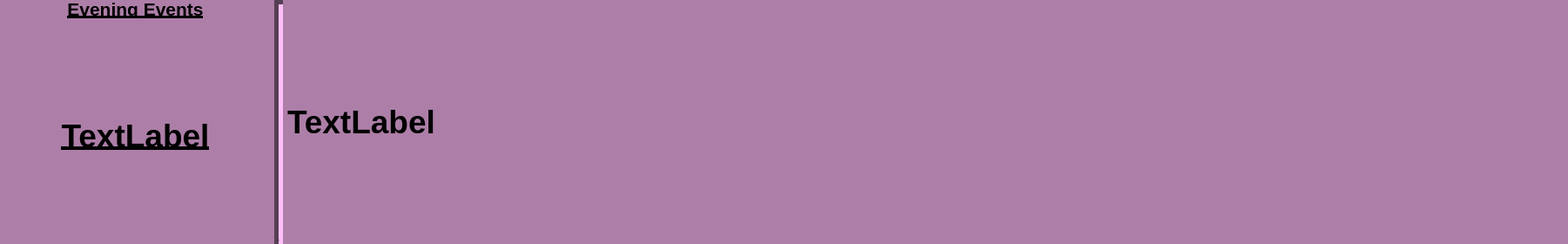
   <widget class="QWidget" name="evening_widget" native="true">
    <property name="geometry">
     <rect>
      <x>0</x>
      <y>670</y>
      <width>1801</width>
      <height>280</height>
     </rect>
    </property>
    <property name="palette">
     <palette>
      <active>
       <colorrole role="WindowText">
        <brush brushstyle="SolidPattern">
         <color alpha="255">
          <red>0</red>
          <green>0</green>
          <blue>0</blue>
         </color>
        </brush>
       </colorrole>
       <colorrole role="Button">
        <brush brushstyle="SolidPattern">
         <color alpha="255">
          <red>173</red>
          <green>127</green>
          <blue>168</blue>
         </color>
        </brush>
       </colorrole>
       <colorrole role="Light">
        <brush brushstyle="SolidPattern">
         <color alpha="255">
          <red>255</red>
          <green>192</green>
          <blue>249</blue>
         </color>
        </brush>
       </colorrole>
       <colorrole role="Midlight">
        <brush brushstyle="SolidPattern">
         <color alpha="255">
          <red>214</red>
          <green>159</green>
          <blue>208</blue>
         </color>
        </brush>
       </colorrole>
       <colorrole role="Dark">
        <brush brushstyle="SolidPattern">
         <color alpha="255">
          <red>86</red>
          <green>63</green>
          <blue>84</blue>
         </color>
        </brush>
       </colorrole>
       <colorrole role="Mid">
        <brush brushstyle="SolidPattern">
         <color alpha="255">
          <red>115</red>
          <green>84</green>
          <blue>112</blue>
         </color>
        </brush>
       </colorrole>
       <colorrole role="Text">
        <brush brushstyle="SolidPattern">
         <color alpha="255">
          <red>0</red>
          <green>0</green>
          <blue>0</blue>
         </color>
        </brush>
       </colorrole>
       <colorrole role="BrightText">
        <brush brushstyle="SolidPattern">
         <color alpha="255">
          <red>255</red>
          <green>255</green>
          <blue>255</blue>
         </color>
        </brush>
       </colorrole>
       <colorrole role="ButtonText">
        <brush brushstyle="SolidPattern">
         <color alpha="255">
          <red>0</red>
          <green>0</green>
          <blue>0</blue>
         </color>
        </brush>
       </colorrole>
       <colorrole role="Base">
        <brush brushstyle="SolidPattern">
         <color alpha="255">
          <red>255</red>
          <green>255</green>
          <blue>255</blue>
         </color>
        </brush>
       </colorrole>
       <colorrole role="Window">
        <brush brushstyle="SolidPattern">
         <color alpha="255">
          <red>173</red>
          <green>127</green>
          <blue>168</blue>
         </color>
        </brush>
       </colorrole>
       <colorrole role="Shadow">
        <brush brushstyle="SolidPattern">
         <color alpha="255">
          <red>0</red>
          <green>0</green>
          <blue>0</blue>
         </color>
        </brush>
       </colorrole>
       <colorrole role="AlternateBase">
        <brush brushstyle="SolidPattern">
         <color alpha="255">
          <red>214</red>
          <green>191</green>
          <blue>211</blue>
         </color>
        </brush>
       </colorrole>
       <colorrole role="ToolTipBase">
        <brush brushstyle="SolidPattern">
         <color alpha="255">
          <red>255</red>
          <green>255</green>
          <blue>220</blue>
         </color>
        </brush>
       </colorrole>
       <colorrole role="ToolTipText">
        <brush brushstyle="SolidPattern">
         <color alpha="255">
          <red>0</red>
          <green>0</green>
          <blue>0</blue>
         </color>
        </brush>
       </colorrole>
       <colorrole role="PlaceholderText">
        <brush brushstyle="SolidPattern">
         <color alpha="128">
          <red>0</red>
          <green>0</green>
          <blue>0</blue>
         </color>
        </brush>
       </colorrole>
      </active>
      <inactive>
       <colorrole role="WindowText">
        <brush brushstyle="SolidPattern">
         <color alpha="255">
          <red>0</red>
          <green>0</green>
          <blue>0</blue>
         </color>
        </brush>
       </colorrole>
       <colorrole role="Button">
        <brush brushstyle="SolidPattern">
         <color alpha="255">
          <red>173</red>
          <green>127</green>
          <blue>168</blue>
         </color>
        </brush>
       </colorrole>
       <colorrole role="Light">
        <brush brushstyle="SolidPattern">
         <color alpha="255">
          <red>255</red>
          <green>192</green>
          <blue>249</blue>
         </color>
        </brush>
       </colorrole>
       <colorrole role="Midlight">
        <brush brushstyle="SolidPattern">
         <color alpha="255">
          <red>214</red>
          <green>159</green>
          <blue>208</blue>
         </color>
        </brush>
       </colorrole>
       <colorrole role="Dark">
        <brush brushstyle="SolidPattern">
         <color alpha="255">
          <red>86</red>
          <green>63</green>
          <blue>84</blue>
         </color>
        </brush>
       </colorrole>
       <colorrole role="Mid">
        <brush brushstyle="SolidPattern">
         <color alpha="255">
          <red>115</red>
          <green>84</green>
          <blue>112</blue>
         </color>
        </brush>
       </colorrole>
       <colorrole role="Text">
        <brush brushstyle="SolidPattern">
         <color alpha="255">
          <red>0</red>
          <green>0</green>
          <blue>0</blue>
         </color>
        </brush>
       </colorrole>
       <colorrole role="BrightText">
        <brush brushstyle="SolidPattern">
         <color alpha="255">
          <red>255</red>
          <green>255</green>
          <blue>255</blue>
         </color>
        </brush>
       </colorrole>
       <colorrole role="ButtonText">
        <brush brushstyle="SolidPattern">
         <color alpha="255">
          <red>0</red>
          <green>0</green>
          <blue>0</blue>
         </color>
        </brush>
       </colorrole>
       <colorrole role="Base">
        <brush brushstyle="SolidPattern">
         <color alpha="255">
          <red>255</red>
          <green>255</green>
          <blue>255</blue>
         </color>
        </brush>
       </colorrole>
       <colorrole role="Window">
        <brush brushstyle="SolidPattern">
         <color alpha="255">
          <red>173</red>
          <green>127</green>
          <blue>168</blue>
         </color>
        </brush>
       </colorrole>
       <colorrole role="Shadow">
        <brush brushstyle="SolidPattern">
         <color alpha="255">
          <red>0</red>
          <green>0</green>
          <blue>0</blue>
         </color>
        </brush>
       </colorrole>
       <colorrole role="AlternateBase">
        <brush brushstyle="SolidPattern">
         <color alpha="255">
          <red>214</red>
          <green>191</green>
          <blue>211</blue>
         </color>
        </brush>
       </colorrole>
       <colorrole role="ToolTipBase">
        <brush brushstyle="SolidPattern">
         <color alpha="255">
          <red>255</red>
          <green>255</green>
          <blue>220</blue>
         </color>
        </brush>
       </colorrole>
       <colorrole role="ToolTipText">
        <brush brushstyle="SolidPattern">
         <color alpha="255">
          <red>0</red>
          <green>0</green>
          <blue>0</blue>
         </color>
        </brush>
       </colorrole>
       <colorrole role="PlaceholderText">
        <brush brushstyle="SolidPattern">
         <color alpha="128">
          <red>0</red>
          <green>0</green>
          <blue>0</blue>
         </color>
        </brush>
       </colorrole>
      </inactive>
      <disabled>
       <colorrole role="WindowText">
        <brush brushstyle="SolidPattern">
         <color alpha="255">
          <red>86</red>
          <green>63</green>
          <blue>84</blue>
         </color>
        </brush>
       </colorrole>
       <colorrole role="Button">
        <brush brushstyle="SolidPattern">
         <color alpha="255">
          <red>173</red>
          <green>127</green>
          <blue>168</blue>
         </color>
        </brush>
       </colorrole>
       <colorrole role="Light">
        <brush brushstyle="SolidPattern">
         <color alpha="255">
          <red>255</red>
          <green>192</green>
          <blue>249</blue>
         </color>
        </brush>
       </colorrole>
       <colorrole role="Midlight">
        <brush brushstyle="SolidPattern">
         <color alpha="255">
          <red>214</red>
          <green>159</green>
          <blue>208</blue>
         </color>
        </brush>
       </colorrole>
       <colorrole role="Dark">
        <brush brushstyle="SolidPattern">
         <color alpha="255">
          <red>86</red>
          <green>63</green>
          <blue>84</blue>
         </color>
        </brush>
       </colorrole>
       <colorrole role="Mid">
        <brush brushstyle="SolidPattern">
         <color alpha="255">
          <red>115</red>
          <green>84</green>
          <blue>112</blue>
         </color>
        </brush>
       </colorrole>
       <colorrole role="Text">
        <brush brushstyle="SolidPattern">
         <color alpha="255">
          <red>86</red>
          <green>63</green>
          <blue>84</blue>
         </color>
        </brush>
       </colorrole>
       <colorrole role="BrightText">
        <brush brushstyle="SolidPattern">
         <color alpha="255">
          <red>255</red>
          <green>255</green>
          <blue>255</blue>
         </color>
        </brush>
       </colorrole>
       <colorrole role="ButtonText">
        <brush brushstyle="SolidPattern">
         <color alpha="255">
          <red>86</red>
          <green>63</green>
          <blue>84</blue>
         </color>
        </brush>
       </colorrole>
       <colorrole role="Base">
        <brush brushstyle="SolidPattern">
         <color alpha="255">
          <red>173</red>
          <green>127</green>
          <blue>168</blue>
         </color>
        </brush>
       </colorrole>
       <colorrole role="Window">
        <brush brushstyle="SolidPattern">
         <color alpha="255">
          <red>173</red>
          <green>127</green>
          <blue>168</blue>
         </color>
        </brush>
       </colorrole>
       <colorrole role="Shadow">
        <brush brushstyle="SolidPattern">
         <color alpha="255">
          <red>0</red>
          <green>0</green>
          <blue>0</blue>
         </color>
        </brush>
       </colorrole>
       <colorrole role="AlternateBase">
        <brush brushstyle="SolidPattern">
         <color alpha="255">
          <red>173</red>
          <green>127</green>
          <blue>168</blue>
         </color>
        </brush>
       </colorrole>
       <colorrole role="ToolTipBase">
        <brush brushstyle="SolidPattern">
         <color alpha="255">
          <red>255</red>
          <green>255</green>
          <blue>220</blue>
         </color>
        </brush>
       </colorrole>
       <colorrole role="ToolTipText">
        <brush brushstyle="SolidPattern">
         <color alpha="255">
          <red>0</red>
          <green>0</green>
          <blue>0</blue>
         </color>
        </brush>
       </colorrole>
       <colorrole role="PlaceholderText">
        <brush brushstyle="SolidPattern">
         <color alpha="128">
          <red>0</red>
          <green>0</green>
          <blue>0</blue>
         </color>
        </brush>
       </colorrole>
      </disabled>
     </palette>
    </property>
    <property name="autoFillBackground">
     <bool>true</bool>
    </property>
    <widget class="QLabel" name="evening_time_label">
     <property name="geometry">
      <rect>
       <x>0</x>
       <y>30</y>
       <width>311</width>
       <height>251</height>
      </rect>
     </property>
     <property name="font">
      <font>
       <pointsize>28</pointsize>
       <weight>75</weight>
       <bold>true</bold>
       <underline>true</underline>
      </font>
     </property>
     <property name="text">
      <string>TextLabel</string>
     </property>
     <property name="alignment">
      <set>Qt::AlignCenter</set>
     </property>
    </widget>
    <widget class="QLabel" name="evening_event_label">
     <property name="geometry">
      <rect>
       <x>330</x>
       <y>0</y>
       <width>1465</width>
       <height>280</height>
      </rect>
     </property>
     <property name="font">
      <font>
       <pointsize>28</pointsize>
       <weight>75</weight>
       <bold>true</bold>
      </font>
     </property>
     <property name="text">
      <string>TextLabel</string>
     </property>
    </widget>
    <widget class="QLabel" name="evening_title">
     <property name="geometry">
      <rect>
       <x>0</x>
       <y>0</y>
       <width>311</width>
       <height>21</height>
      </rect>
     </property>
     <property name="palette">
      <palette>
       <active>
        <colorrole role="WindowText">
         <brush brushstyle="SolidPattern">
          <color alpha="255">
           <red>0</red>
           <green>0</green>
           <blue>0</blue>
          </color>
         </brush>
        </colorrole>
        <colorrole role="Button">
         <brush brushstyle="SolidPattern">
          <color alpha="255">
           <red>136</red>
           <green>138</green>
           <blue>133</blue>
          </color>
         </brush>
        </colorrole>
        <colorrole role="Light">
         <brush brushstyle="SolidPattern">
          <color alpha="255">
           <red>204</red>
           <green>207</green>
           <blue>200</blue>
          </color>
         </brush>
        </colorrole>
        <colorrole role="Midlight">
         <brush brushstyle="SolidPattern">
          <color alpha="255">
           <red>170</red>
           <green>172</green>
           <blue>166</blue>
          </color>
         </brush>
        </colorrole>
        <colorrole role="Dark">
         <brush brushstyle="SolidPattern">
          <color alpha="255">
           <red>68</red>
           <green>69</green>
           <blue>66</blue>
          </color>
         </brush>
        </colorrole>
        <colorrole role="Mid">
         <brush brushstyle="SolidPattern">
          <color alpha="255">
           <red>91</red>
           <green>92</green>
           <blue>89</blue>
          </color>
         </brush>
        </colorrole>
        <colorrole role="Text">
         <brush brushstyle="SolidPattern">
          <color alpha="255">
           <red>0</red>
           <green>0</green>
           <blue>0</blue>
          </color>
         </brush>
        </colorrole>
        <colorrole role="BrightText">
         <brush brushstyle="SolidPattern">
          <color alpha="255">
           <red>255</red>
           <green>255</green>
           <blue>255</blue>
          </color>
         </brush>
        </colorrole>
        <colorrole role="ButtonText">
         <brush brushstyle="SolidPattern">
          <color alpha="255">
           <red>0</red>
           <green>0</green>
           <blue>0</blue>
          </color>
         </brush>
        </colorrole>
        <colorrole role="Base">
         <brush brushstyle="SolidPattern">
          <color alpha="255">
           <red>255</red>
           <green>255</green>
           <blue>255</blue>
          </color>
         </brush>
        </colorrole>
        <colorrole role="Window">
         <brush brushstyle="SolidPattern">
          <color alpha="255">
           <red>136</red>
           <green>138</green>
           <blue>133</blue>
          </color>
         </brush>
        </colorrole>
        <colorrole role="Shadow">
         <brush brushstyle="SolidPattern">
          <color alpha="255">
           <red>0</red>
           <green>0</green>
           <blue>0</blue>
          </color>
         </brush>
        </colorrole>
        <colorrole role="AlternateBase">
         <brush brushstyle="SolidPattern">
          <color alpha="255">
           <red>195</red>
           <green>196</green>
           <blue>194</blue>
          </color>
         </brush>
        </colorrole>
        <colorrole role="ToolTipBase">
         <brush brushstyle="SolidPattern">
          <color alpha="255">
           <red>255</red>
           <green>255</green>
           <blue>220</blue>
          </color>
         </brush>
        </colorrole>
        <colorrole role="ToolTipText">
         <brush brushstyle="SolidPattern">
          <color alpha="255">
           <red>0</red>
           <green>0</green>
           <blue>0</blue>
          </color>
         </brush>
        </colorrole>
        <colorrole role="PlaceholderText">
         <brush brushstyle="SolidPattern">
          <color alpha="128">
           <red>0</red>
           <green>0</green>
           <blue>0</blue>
          </color>
         </brush>
        </colorrole>
       </active>
       <inactive>
        <colorrole role="WindowText">
         <brush brushstyle="SolidPattern">
          <color alpha="255">
           <red>0</red>
           <green>0</green>
           <blue>0</blue>
          </color>
         </brush>
        </colorrole>
        <colorrole role="Button">
         <brush brushstyle="SolidPattern">
          <color alpha="255">
           <red>136</red>
           <green>138</green>
           <blue>133</blue>
          </color>
         </brush>
        </colorrole>
        <colorrole role="Light">
         <brush brushstyle="SolidPattern">
          <color alpha="255">
           <red>204</red>
           <green>207</green>
           <blue>200</blue>
          </color>
         </brush>
        </colorrole>
        <colorrole role="Midlight">
         <brush brushstyle="SolidPattern">
          <color alpha="255">
           <red>170</red>
           <green>172</green>
           <blue>166</blue>
          </color>
         </brush>
        </colorrole>
        <colorrole role="Dark">
         <brush brushstyle="SolidPattern">
          <color alpha="255">
           <red>68</red>
           <green>69</green>
           <blue>66</blue>
          </color>
         </brush>
        </colorrole>
        <colorrole role="Mid">
         <brush brushstyle="SolidPattern">
          <color alpha="255">
           <red>91</red>
           <green>92</green>
           <blue>89</blue>
          </color>
         </brush>
        </colorrole>
        <colorrole role="Text">
         <brush brushstyle="SolidPattern">
          <color alpha="255">
           <red>0</red>
           <green>0</green>
           <blue>0</blue>
          </color>
         </brush>
        </colorrole>
        <colorrole role="BrightText">
         <brush brushstyle="SolidPattern">
          <color alpha="255">
           <red>255</red>
           <green>255</green>
           <blue>255</blue>
          </color>
         </brush>
        </colorrole>
        <colorrole role="ButtonText">
         <brush brushstyle="SolidPattern">
          <color alpha="255">
           <red>0</red>
           <green>0</green>
           <blue>0</blue>
          </color>
         </brush>
        </colorrole>
        <colorrole role="Base">
         <brush brushstyle="SolidPattern">
          <color alpha="255">
           <red>255</red>
           <green>255</green>
           <blue>255</blue>
          </color>
         </brush>
        </colorrole>
        <colorrole role="Window">
         <brush brushstyle="SolidPattern">
          <color alpha="255">
           <red>136</red>
           <green>138</green>
           <blue>133</blue>
          </color>
         </brush>
        </colorrole>
        <colorrole role="Shadow">
         <brush brushstyle="SolidPattern">
          <color alpha="255">
           <red>0</red>
           <green>0</green>
           <blue>0</blue>
          </color>
         </brush>
        </colorrole>
        <colorrole role="AlternateBase">
         <brush brushstyle="SolidPattern">
          <color alpha="255">
           <red>195</red>
           <green>196</green>
           <blue>194</blue>
          </color>
         </brush>
        </colorrole>
        <colorrole role="ToolTipBase">
         <brush brushstyle="SolidPattern">
          <color alpha="255">
           <red>255</red>
           <green>255</green>
           <blue>220</blue>
          </color>
         </brush>
        </colorrole>
        <colorrole role="ToolTipText">
         <brush brushstyle="SolidPattern">
          <color alpha="255">
           <red>0</red>
           <green>0</green>
           <blue>0</blue>
          </color>
         </brush>
        </colorrole>
        <colorrole role="PlaceholderText">
         <brush brushstyle="SolidPattern">
          <color alpha="128">
           <red>0</red>
           <green>0</green>
           <blue>0</blue>
          </color>
         </brush>
        </colorrole>
       </inactive>
       <disabled>
        <colorrole role="WindowText">
         <brush brushstyle="SolidPattern">
          <color alpha="255">
           <red>68</red>
           <green>69</green>
           <blue>66</blue>
          </color>
         </brush>
        </colorrole>
        <colorrole role="Button">
         <brush brushstyle="SolidPattern">
          <color alpha="255">
           <red>136</red>
           <green>138</green>
           <blue>133</blue>
          </color>
         </brush>
        </colorrole>
        <colorrole role="Light">
         <brush brushstyle="SolidPattern">
          <color alpha="255">
           <red>204</red>
           <green>207</green>
           <blue>200</blue>
          </color>
         </brush>
        </colorrole>
        <colorrole role="Midlight">
         <brush brushstyle="SolidPattern">
          <color alpha="255">
           <red>170</red>
           <green>172</green>
           <blue>166</blue>
          </color>
         </brush>
        </colorrole>
        <colorrole role="Dark">
         <brush brushstyle="SolidPattern">
          <color alpha="255">
           <red>68</red>
           <green>69</green>
           <blue>66</blue>
          </color>
         </brush>
        </colorrole>
        <colorrole role="Mid">
         <brush brushstyle="SolidPattern">
          <color alpha="255">
           <red>91</red>
           <green>92</green>
           <blue>89</blue>
          </color>
         </brush>
        </colorrole>
        <colorrole role="Text">
         <brush brushstyle="SolidPattern">
          <color alpha="255">
           <red>68</red>
           <green>69</green>
           <blue>66</blue>
          </color>
         </brush>
        </colorrole>
        <colorrole role="BrightText">
         <brush brushstyle="SolidPattern">
          <color alpha="255">
           <red>255</red>
           <green>255</green>
           <blue>255</blue>
          </color>
         </brush>
        </colorrole>
        <colorrole role="ButtonText">
         <brush brushstyle="SolidPattern">
          <color alpha="255">
           <red>68</red>
           <green>69</green>
           <blue>66</blue>
          </color>
         </brush>
        </colorrole>
        <colorrole role="Base">
         <brush brushstyle="SolidPattern">
          <color alpha="255">
           <red>136</red>
           <green>138</green>
           <blue>133</blue>
          </color>
         </brush>
        </colorrole>
        <colorrole role="Window">
         <brush brushstyle="SolidPattern">
          <color alpha="255">
           <red>136</red>
           <green>138</green>
           <blue>133</blue>
          </color>
         </brush>
        </colorrole>
        <colorrole role="Shadow">
         <brush brushstyle="SolidPattern">
          <color alpha="255">
           <red>0</red>
           <green>0</green>
           <blue>0</blue>
          </color>
         </brush>
        </colorrole>
        <colorrole role="AlternateBase">
         <brush brushstyle="SolidPattern">
          <color alpha="255">
           <red>136</red>
           <green>138</green>
           <blue>133</blue>
          </color>
         </brush>
        </colorrole>
        <colorrole role="ToolTipBase">
         <brush brushstyle="SolidPattern">
          <color alpha="255">
           <red>255</red>
           <green>255</green>
           <blue>220</blue>
          </color>
         </brush>
        </colorrole>
        <colorrole role="ToolTipText">
         <brush brushstyle="SolidPattern">
          <color alpha="255">
           <red>0</red>
           <green>0</green>
           <blue>0</blue>
          </color>
         </brush>
        </colorrole>
        <colorrole role="PlaceholderText">
         <brush brushstyle="SolidPattern">
          <color alpha="128">
           <red>0</red>
           <green>0</green>
           <blue>0</blue>
          </color>
         </brush>
        </colorrole>
       </disabled>
      </palette>
     </property>
     <property name="font">
      <font>
       <pointsize>16</pointsize>
       <weight>75</weight>
       <bold>true</bold>
       <underline>true</underline>
      </font>
     </property>
     <property name="text">
      <string>Evening Events</string>
     </property>
     <property name="alignment">
      <set>Qt::AlignCenter</set>
     </property>
    </widget>
    <widget class="Line" name="line_3">
     <property name="geometry">
      <rect>
       <x>310</x>
       <y>0</y>
       <width>21</width>
       <height>280</height>
      </rect>
     </property>
     <property name="lineWidth">
      <number>5</number>
     </property>
     <property name="orientation">
      <enum>Qt::Vertical</enum>
     </property>
    </widget>
   </widget>
